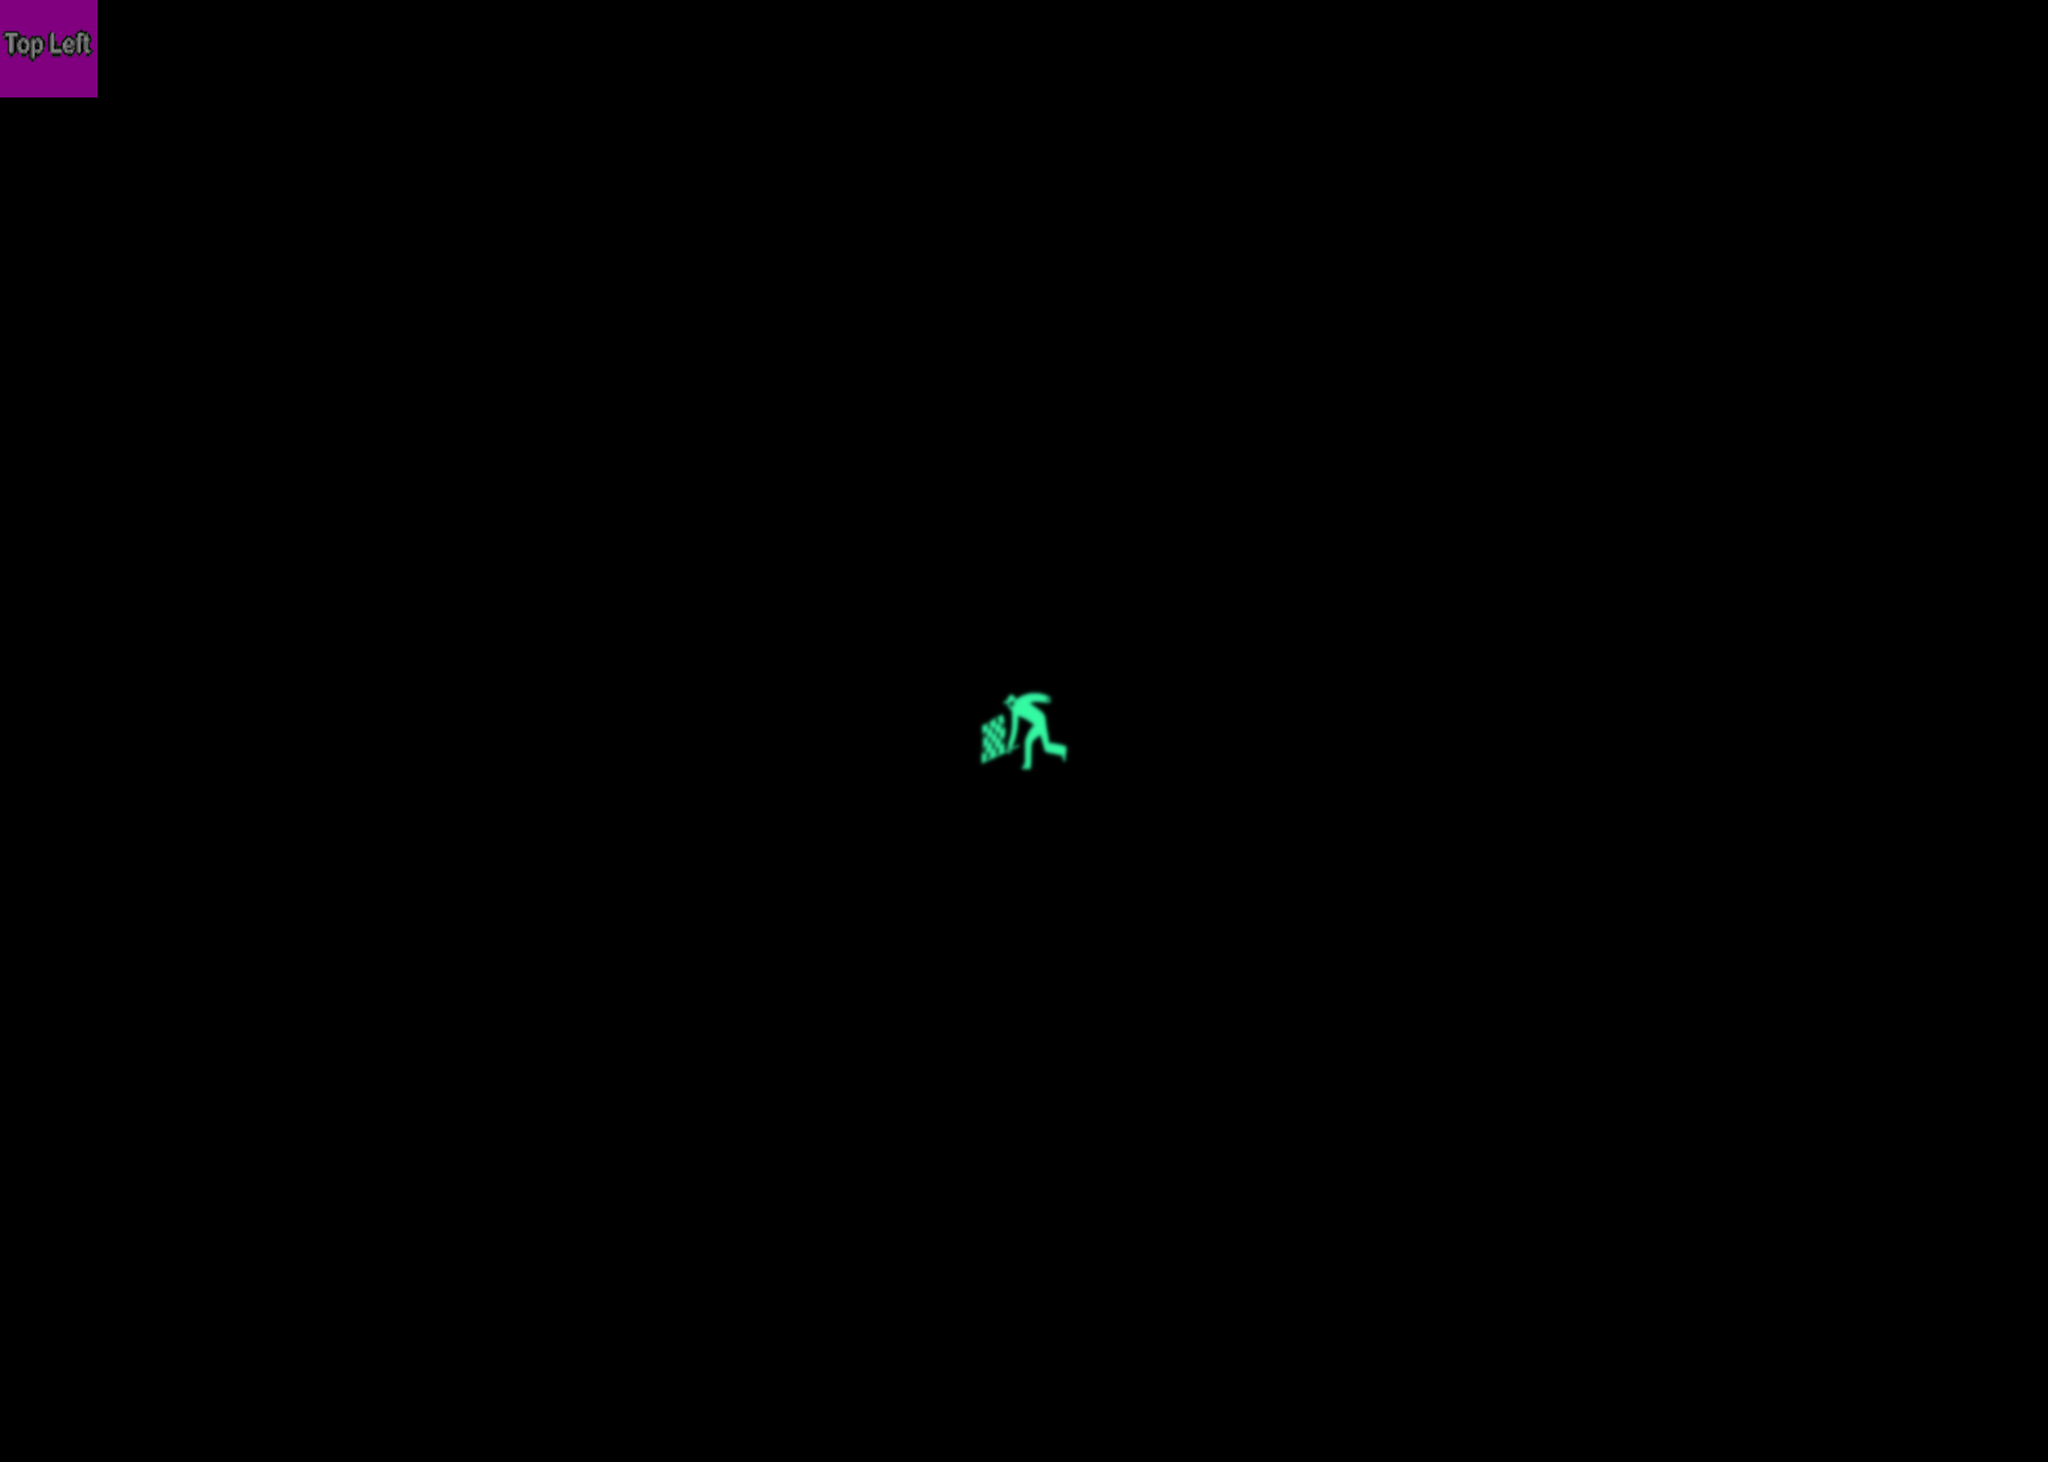

A level layout from a 2D game, rendered from its tile map. Below: a short description, then the map file with tile-grid data replaced by summaries:
An orthogonal 21x15 tile map with 128x128 px tiles, 11 tile layers (Topleft_corner_layer, Startposition_layer, Walls_layer, Floor_layer, ...).

<map version="1.5" tiledversion="1.6.0" orientation="orthogonal" renderorder="right-down" width="21" height="15" tilewidth="128" tileheight="128" infinite="0" nextlayerid="15" nextobjectid="1">
 <editorsettings>
  <export target="level_1.json" format="json" />
 </editorsettings>
 <tileset firstgid="1" name="sarkadban_tileset" tilewidth="128" tileheight="128" tilecount="13" columns="0">
  <grid orientation="orthogonal" width="1" height="1" />
  <tile id="0">
   <image width="128" height="128" source="../misc/topleft_corner.png" />
  </tile>
  <tile id="1">
   <image width="128" height="128" source="../misc/start_flag_128.png" />
  </tile>
  <tile id="2">
   <image width="128" height="128" source="../tiles/wall.png" />
  </tile>
  <tile id="3">
   <image width="128" height="128" source="../tiles/floor.gif" />
  </tile>
  <tile id="4">
   <image width="128" height="128" source="../tiles/target.png" />
  </tile>
  <tile id="5">
   <image width="128" height="128" source="../tiles/diamond_logo.png" />
  </tile>
  <tile id="6">
   <image width="128" height="128" source="../items/box.png" />
  </tile>
  <tile id="7">
   <image width="128" height="128" source="../items/diamond_item.png" />
  </tile>
  <tile id="8">
   <image width="128" height="128" source="../items/troll.png" />
  </tile>
  <tile id="9">
   <image width="128" height="128" source="../items/troll2.png" />
  </tile>
  <tile id="10">
   <image width="128" height="128" source="../items/troll3.png" />
  </tile>
  <tile id="11">
   <image width="128" height="128" source="../items/box_static.png" />
  </tile>
  <tile id="12">
   <image width="128" height="128" source="../items/diamond_static.png" />
  </tile>
 </tileset>
 <layer id="1" name="Topleft_corner_layer" width="21" height="15" locked="1">
  <data>[315 cells, 1 non-empty, 1 distinct tile ids]</data>
 </layer>
 <layer id="2" name="Startposition_layer" width="21" height="15" locked="1">
  <data>[315 cells, 1 non-empty, 1 distinct tile ids]</data>
 </layer>
 <layer id="3" name="Walls_layer" width="21" height="15" locked="1">
  <data>[315 cells, 0 non-empty, 0 distinct tile ids]</data>
 </layer>
 <layer id="4" name="Floor_layer" width="21" height="15" locked="1">
  <data>[315 cells, 0 non-empty, 0 distinct tile ids]</data>
 </layer>
 <layer id="5" name="Targets_layer" width="21" height="15" locked="1">
  <data>[315 cells, 0 non-empty, 0 distinct tile ids]</data>
 </layer>
 <layer id="7" name="Diamond_zone_layer" width="21" height="15" locked="1">
  <data>[315 cells, 0 non-empty, 0 distinct tile ids]</data>
 </layer>
 <layer id="9" name="Boxes_layer" width="21" height="15" locked="1">
  <data>[315 cells, 0 non-empty, 0 distinct tile ids]</data>
 </layer>
 <layer id="11" name="Diamonds_layer" width="21" height="15" locked="1">
  <data>[315 cells, 0 non-empty, 0 distinct tile ids]</data>
 </layer>
 <layer id="12" name="Trolls_layer" width="21" height="15" locked="1">
  <data>[315 cells, 0 non-empty, 0 distinct tile ids]</data>
 </layer>
 <layer id="13" name="Static_boxes_layer" width="21" height="15" locked="1">
  <data>[315 cells, 0 non-empty, 0 distinct tile ids]</data>
 </layer>
 <layer id="14" name="Static_diamonds_layer" width="21" height="15" locked="1">
  <data>[315 cells, 0 non-empty, 0 distinct tile ids]</data>
 </layer>
</map>
